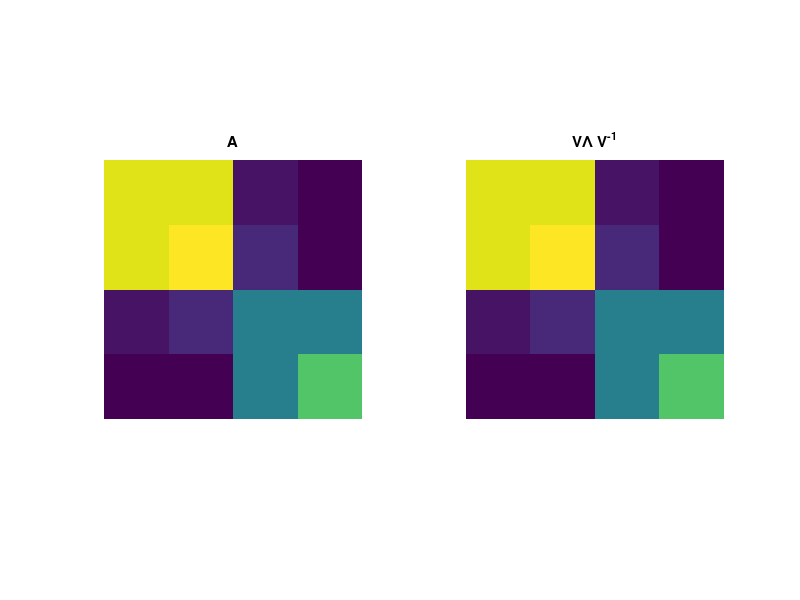

This chart was generated by the following MATLAB code:
%%
%     COURSE: Linear algebra: theory and implementation
%    SECTION: Eigendecomposition
%      VIDEO: Diagonalization
% Instructor: sincxpress.com
% Course url: https://www.udemy.com/course/linear-algebra-theory-and-implementation/?couponCode=202110
%
%%
clear, clc

%%

A = round(10*randn(4));
A = A'*A; % create a symmetric matrix for convenience (always have real valued eigenvals)

% eigendecomposition
[evecs,evals] = eig(A);

% test reconstruction
Ap = evecs * evals * inv(evecs);


%% plot
figure(4), clf
subplot(121), imagesc(A)
axis square, axis off, title('A')

subplot(122), imagesc(Ap)
axis square, axis off, title('V\Lambda V^{-1}')


% subtract the two (should be zero with rounding errors)
recondiff = A-Ap

% reconstruction error (due to inverse numerical inaccuracies)
rmsA = sqrt( mean(recondiff(:).^2) );
disp([ 'Reconstruction RMS: ' num2str(rmsA) ])

%% done.
